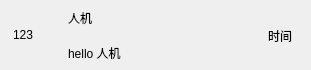
<?xml version="1.0" encoding="UTF-8"?>
<ui version="4.0">
 <class>ChatUserWid</class>
 <widget class="QWidget" name="ChatUserWid">
  <property name="geometry">
   <rect>
    <x>0</x>
    <y>0</y>
    <width>311</width>
    <height>70</height>
   </rect>
  </property>
  <property name="minimumSize">
   <size>
    <width>0</width>
    <height>70</height>
   </size>
  </property>
  <property name="maximumSize">
   <size>
    <width>16777215</width>
    <height>70</height>
   </size>
  </property>
  <property name="windowTitle">
   <string>Form</string>
  </property>
  <layout class="QHBoxLayout" name="horizontalLayout">
   <property name="spacing">
    <number>5</number>
   </property>
   <property name="topMargin">
    <number>2</number>
   </property>
   <property name="bottomMargin">
    <number>2</number>
   </property>
   <item>
    <widget class="QWidget" name="icon_wid" native="true">
     <property name="minimumSize">
      <size>
       <width>50</width>
       <height>50</height>
      </size>
     </property>
     <property name="maximumSize">
      <size>
       <width>50</width>
       <height>50</height>
      </size>
     </property>
     <layout class="QHBoxLayout" name="horizontalLayout_2">
      <property name="spacing">
       <number>0</number>
      </property>
      <property name="leftMargin">
       <number>0</number>
      </property>
      <property name="topMargin">
       <number>0</number>
      </property>
      <property name="rightMargin">
       <number>0</number>
      </property>
      <property name="bottomMargin">
       <number>0</number>
      </property>
      <item>
       <widget class="QLabel" name="icon_lb">
        <property name="minimumSize">
         <size>
          <width>45</width>
          <height>45</height>
         </size>
        </property>
        <property name="maximumSize">
         <size>
          <width>45</width>
          <height>45</height>
         </size>
        </property>
        <property name="text">
         <string>123</string>
        </property>
       </widget>
      </item>
     </layout>
    </widget>
   </item>
   <item>
    <widget class="QWidget" name="user_info_wid" native="true">
     <property name="minimumSize">
      <size>
       <width>0</width>
       <height>0</height>
      </size>
     </property>
     <property name="maximumSize">
      <size>
       <width>16777215</width>
       <height>16777215</height>
      </size>
     </property>
     <layout class="QVBoxLayout" name="verticalLayout">
      <property name="spacing">
       <number>7</number>
      </property>
      <property name="leftMargin">
       <number>2</number>
      </property>
      <property name="topMargin">
       <number>2</number>
      </property>
      <property name="rightMargin">
       <number>2</number>
      </property>
      <property name="bottomMargin">
       <number>2</number>
      </property>
      <item>
       <widget class="QLabel" name="user_name_lb">
        <property name="text">
         <string>人机</string>
        </property>
       </widget>
      </item>
      <item>
       <widget class="QLabel" name="user_chat_lb">
        <property name="text">
         <string>hello 人机</string>
        </property>
       </widget>
      </item>
     </layout>
    </widget>
   </item>
   <item>
    <widget class="QWidget" name="time_wid" native="true">
     <property name="minimumSize">
      <size>
       <width>50</width>
       <height>50</height>
      </size>
     </property>
     <property name="maximumSize">
      <size>
       <width>50</width>
       <height>50</height>
      </size>
     </property>
     <widget class="QLabel" name="label">
      <property name="geometry">
       <rect>
        <x>10</x>
        <y>20</y>
        <width>40</width>
        <height>12</height>
       </rect>
      </property>
      <property name="text">
       <string>时间</string>
      </property>
      <property name="alignment">
       <set>Qt::AlignmentFlag::AlignCenter</set>
      </property>
     </widget>
    </widget>
   </item>
  </layout>
 </widget>
 <resources/>
 <connections/>
</ui>
